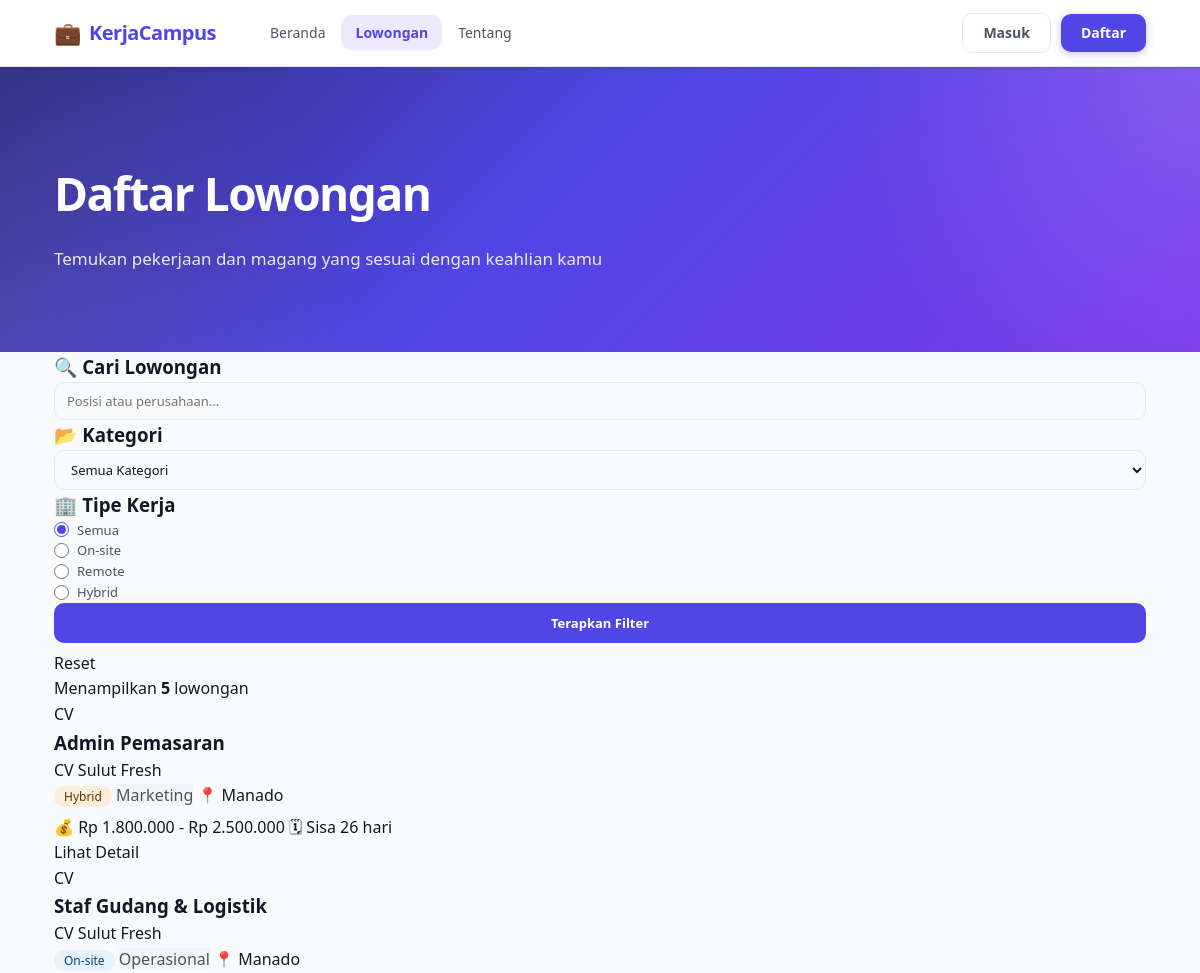
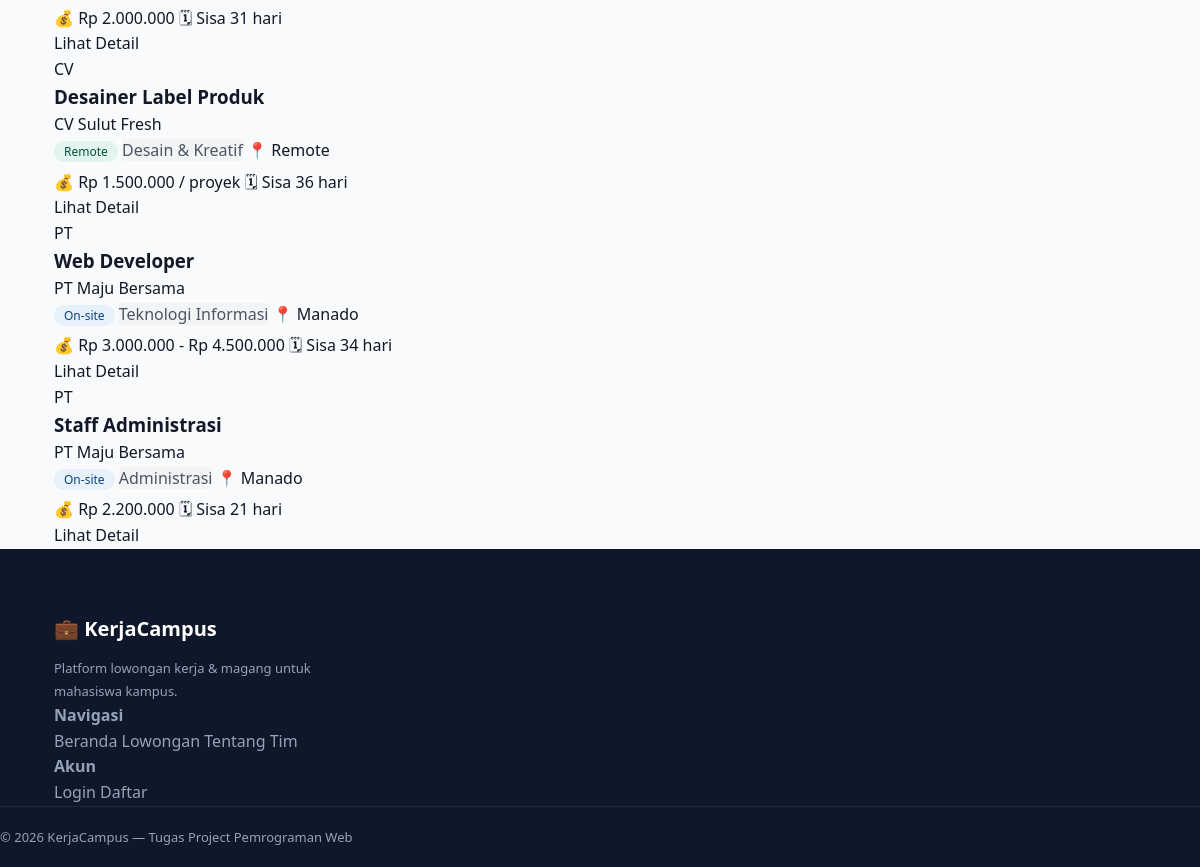
Page /lowongan.php on the committed database (2 pictures, top to bottom).
### tables this page shows
CREATE TABLE lowongan (
  id          INT AUTO_INCREMENT PRIMARY KEY,
  user_id     INT          NOT NULL,
  kategori_id INT          NOT NULL,
  judul       VARCHAR(150) NOT NULL,
  deskripsi   TEXT         NOT NULL,
  kualifikasi TEXT         DEFAULT NULL,
  lokasi      VARCHAR(100) DEFAULT NULL,
  tipe_kerja  ENUM('remote','onsite','hybrid') DEFAULT 'onsite',
  gaji        VARCHAR(100) DEFAULT 'Negosiasi',
  deadline    DATE         NOT NULL,
  status      ENUM('aktif','ditutup') DEFAULT 'aktif',
  created_at  TIMESTAMP    DEFAULT CURRENT_TIMESTAMP,
  FOREIGN KEY (user_id)     REFERENCES users(id)     ON DELETE CASCADE,
  FOREIGN KEY (kategori_id) REFERENCES kategori(id)  ON DELETE CASCADE
);

CREATE TABLE users (
  id         INT AUTO_INCREMENT PRIMARY KEY,
  nama       VARCHAR(100)  NOT NULL,
  email      VARCHAR(100)  NOT NULL UNIQUE,
  password   VARCHAR(255)  NOT NULL,
  role       ENUM('admin','mahasiswa','perusahaan') NOT NULL DEFAULT 'mahasiswa',
  no_hp      VARCHAR(20)   DEFAULT NULL,
  foto       VARCHAR(255)  DEFAULT 'default.png',
  alamat     TEXT          DEFAULT NULL,
  created_at TIMESTAMP     DEFAULT CURRENT_TIMESTAMP
);

CREATE TABLE kategori (
  id             INT AUTO_INCREMENT PRIMARY KEY,
  nama_kategori  VARCHAR(100) NOT NULL,
  deskripsi      TEXT         DEFAULT NULL,
  created_at     TIMESTAMP    DEFAULT CURRENT_TIMESTAMP
);

### lowongan.php (the view, shortened to what this page needs)
<?php
require_once 'config.php';
require_once 'functions.php';
$keyword   = trim($_GET['keyword']  ?? '');
$tipeKerja  = bersihkan($_GET['tipe']       ?? '');
$kondisi = ["l.status = 'aktif'", "l.deadline >= CURDATE()"];
$where = implode(' AND ', $kondisi);
$semuaLowongan = ambilSemua($conn,
    "SELECT l.*, u.nama AS nama_perusahaan, k.nama_kategori
     FROM lowongan l
     JOIN users u    ON l.user_id     = u.id
     JOIN kategori k ON l.kategori_id = k.id
     WHERE {$where}
     ORDER BY l.created_at DESC"
);
$jumlahHasil = count($semuaLowongan);
require_once 'includes/header.php';
?>
<div class="page-banner">
    <div class="container">
        <h1>Daftar Lowongan</h1>
        <p>Temukan pekerjaan dan magang yang sesuai dengan keahlian kamu</p>
    </div>
</div>
<div class="container layout-filter">
    <aside class="filter-sidebar">
        <form method="GET" action="lowongan.php" id="formFilter">
            <div class="filter-box">
                <h3 class="filter-judul">🔍 Cari Lowongan</h3>
                <input
                    type="text"
                    name="keyword"
                    class="filter-input"
                    placeholder="Posisi atau perusahaan..."
                    value="<?= bersihkan($keyword) ?>"
                >
            </div>
            <div class="filter-box">
                <h3 class="filter-judul">📂 Kategori</h3>
                <select name="kategori" class="filter-select">
                    <option value="0">Semua Kategori</option>
                </select>
            </div>
            <div class="filter-box">
                <h3 class="filter-judul">🏢 Tipe Kerja</h3>
                <label class="filter-radio">
                    <input type="radio" name="tipe" value=""
                           <?= $tipeKerja === '' ? 'checked' : '' ?>> Semua
                </label>
                <label class="filter-radio">
                    <input type="radio" name="tipe" value="onsite"
                           <?= $tipeKerja === 'onsite' ? 'checked' : '' ?>> On-site
                </label>
                <label class="filter-radio">
                    <input type="radio" name="tipe" value="remote"
                           <?= $tipeKerja === 'remote' ? 'checked' : '' ?>> Remote
                </label>
                <label class="filter-radio">
                    <input type="radio" name="tipe" value="hybrid"
                           <?= $tipeKerja === 'hybrid' ? 'checked' : '' ?>> Hybrid
                </label>
            </div>
            <button type="submit" class="btn-filter">Terapkan Filter</button>
            <a href="lowongan.php" class="btn-reset-filter">Reset</a>
        </form>
    </aside>
    <main class="lowongan-list">
        <div class="list-header">
            <p class="list-info">
                Menampilkan <strong><?= $jumlahHasil ?></strong> lowongan
            </p>
        </div>
        <?php if (empty($semuaLowongan)): ?>
            <div class="empty-state">
                <p>😕 Tidak ada lowongan yang sesuai filter.</p>
                <a href="lowongan.php">Lihat semua lowongan</a>
            </div>
        <?php else: ?>
            <?php foreach ($semuaLowongan as $low): ?>
            <div class="job-card-list">
                <div class="job-logo-list">
                    <?= strtoupper(substr($low['nama_perusahaan'], 0, 2)) ?>
                </div>
                <div class="job-detail">
                    <h3 class="job-judul-list">
                        <a href="detail_lowongan.php?id=<?= $low['id'] ?>">
                            <?= bersihkan($low['judul']) ?>
                        </a>
                    </h3>
                    <a href="profil_perusahaan.php?id=<?= $low['user_id'] ?>" class="job-perusahaan">
                        <?= bersihkan($low['nama_perusahaan']) ?>
                    </a>
                    <div class="job-meta-row">
                        <?= badgeTipeKerja($low['tipe_kerja']) ?>
                        <span class="tag-kategori"><?= bersihkan($low['nama_kategori']) ?></span>
                        <span class="job-lokasi">📍 <?= bersihkan($low['lokasi']) ?></span>
                    </div>
                    <div class="job-meta-row" style="margin-top:6px;">
                        <span class="job-gaji">💰 <?= bersihkan($low['gaji']) ?></span>
                        <span class="job-deadline">🗓 <?= sisaHari($low['deadline']) ?></span>
                    </div>
                </div>
                <div class="job-action-list">
                    <a href="detail_lowongan.php?id=<?= $low['id'] ?>" class="btn-detail">Lihat Detail</a>
                </div>
            </div>
            <?php endforeach; ?>
        <?php endif; ?>
    </main>
</div>
<?php require_once 'includes/footer.php'; ?>

### functions.php (shortened to what this page needs)
<?php
function bersihkan($data) {
    $data = trim($data);
    $data = stripslashes($data);
    $data = htmlspecialchars($data, ENT_QUOTES, 'UTF-8');
    return $data;
}
function query($conn, $sql) {
    $result = mysqli_query($conn, $sql);
    return $result;
}
function ambilSemua($conn, $sql) {
    $result = query($conn, $sql);
    $data = [];
    while ($row = mysqli_fetch_assoc($result)) {
        $data[] = $row;
    }
    return $data;
}
function sisaHari($deadline) {
    $sekarang   = new DateTime();
    $tglDeadline = new DateTime($deadline);
    $selisih    = $sekarang->diff($tglDeadline);
    if ($tglDeadline < $sekarang) {
        return '<span style="color:#A32D2D">Sudah tutup</span>';
    } elseif ($selisih->days == 0) {
        return '<span style="color:#854F0B">Hari ini terakhir</span>';
    } elseif ($selisih->days <= 3) {
        return '<span style="color:#854F0B">Sisa ' . $selisih->days . ' hari</span>';
    } else {
        return 'Sisa ' . $selisih->days . ' hari';
    }
}
function badgeTipeKerja($tipe) {
    $config = [
        'remote'  => ['bg'=>'#E1F5EE', 'txt'=>'#085041', 'label'=>'Remote'],
        'onsite'  => ['bg'=>'#E6F1FB', 'txt'=>'#0C447C', 'label'=>'On-site'],
        'hybrid'  => ['bg'=>'#FAEEDA', 'txt'=>'#633806', 'label'=>'Hybrid'],
    ];
    $c = $config[$tipe] ?? ['bg'=>'#F1EFE8','txt'=>'#5F5E5A','label'=>ucfirst($tipe)];
    return "<span style='background:{$c['bg']};color:{$c['txt']};
                padding:2px 10px;border-radius:20px;font-size:12px;
                font-weight:500;'>{$c['label']}</span>";
}

### assets/css/style.css (style rules this page uses)
:root { --primary: #4f46e5; --primary-dark: #4338ca; --primary-light: #ede9fe; --primary-hover: #6366f1; --accent: #f59e0b; --accent-dark: #d97706; --success: #10b981; --success-bg: #d1fae5; --danger: #ef4444; --danger-bg: #fee2e2; --warning-bg: #fef3c7; --info-bg: #dbeafe; --text-primary: #111827; --text-secondary: #4b5563; --text-muted: #9ca3af; --text-white: #ffffff; --bg-white: #ffffff; --bg-light: #f9fafb; --bg-section: #f3f4f6; --border: #e5e7eb; --border-focus: #a5b4fc; --radius-sm: 6px; --radius-md: 10px; --radius-lg: 14px; --radius-xl: 20px; --radius-full: 9999px; --shadow-sm: 0 1px 3px rgba(0, 0, 0, 0.06), 0 1px 2px rgba(0, 0, 0, 0.04); --shadow-md: 0 4px 16px rgba(0, 0, 0, 0.08), 0 2px 6px rgba(0, 0, 0, 0.04); --shadow-lg: 0 10px 40px rgba(0, 0, 0, 0.1), 0 4px 12px rgba(0, 0, 0, 0.05); --shadow-primary: 0 8px 24px rgba(79, 70, 229, 0.25); --transition: 0.2s ease; --font: "Segoe UI", system-ui, -apple-system, sans-serif; }
*, *::before, *::after { margin: 0; padding: 0; box-sizing: border-box; }
html { scroll-behavior: smooth; }
body { font-family: var(--font); background: var(--bg-light); color: var(--text-primary); line-height: 1.6; -webkit-font-smoothing: antialiased; }
a { text-decoration: none; color: inherit; }
button { font-family: var(--font); cursor: pointer; }
input, select, textarea { font-family: var(--font); }
.container { max-width: 1140px; margin: 0 auto; padding: 0 24px; }
.tag-kategori { background: var(--bg-section); color: var(--text-secondary); }
.filter-input, .filter-select { width: 100%; padding: 9px 12px; font-size: 13px; border: 1.5px solid var(--border); border-radius: var(--radius-md); color: var(--text-primary); background: var(--bg-light); outline: none; transition: border-color var(--transition); }
.filter-radio { display: flex; align-items: center; gap: 8px; font-size: 13px; color: var(--text-secondary); cursor: pointer; }
.filter-radio input { accent-color: var(--primary); width: 15px; height: 15px; }
.btn-filter { width: 100%; padding: 11px; background: var(--primary); color: #fff; border: none; border-radius: var(--radius-md); font-size: 13px; font-weight: 700; cursor: pointer; transition: all var(--transition); margin-bottom: 8px; }
.page-banner { position: relative; overflow: hidden; background: linear-gradient(135deg, #312e81 0%, #4f46e5 45%, #7c3aed 100%); padding: 90px 0 80px; color: #fff; }
.page-banner::before { content: ""; position: absolute; inset: 0; background: radial-gradient(circle at top right, rgba(255,255,255,0.14), transparent 30%), radial-gradient(circle at bottom left, rgba(255,255,255,0.08), transparent 30%); pointer-events: none; }
.page-banner .container { position: relative; z-index: 2; }
.page-banner h1 { font-size: 46px; font-weight: 800; letter-spacing: -1.5px; margin-bottom: 14px; }
.page-banner p { font-size: 17px; opacity: 0.88; max-width: 650px; }

### rows in the picture
lowongan: user.nama "CV", judul "Admin Pemasaran", user.nama "CV Sulut Fresh", tipe_kerja "Hybrid", kategori.nama_kategori "Marketing", lokasi "Manado", gaji "Rp 1.800.000 - Rp 2.500.000", deadline "Sisa 26 hari"
lowongan: user.nama "CV", judul "Staf Gudang & Logistik", user.nama "CV Sulut Fresh", tipe_kerja "On-site", kategori.nama_kategori "Operasional", lokasi "Manado", gaji "Rp 2.000.000", deadline "Sisa 31 hari"
lowongan: user.nama "CV", judul "Desainer Label Produk", user.nama "CV Sulut Fresh", tipe_kerja "Remote", kategori.nama_kategori "Desain & Kreatif", lokasi "Remote", gaji "Rp 1.500.000 / proyek", deadline "Sisa 36 hari"
lowongan: user.nama "PT", judul "Web Developer", user.nama "PT Maju Bersama", tipe_kerja "On-site", kategori.nama_kategori "Teknologi Informasi", lokasi "Manado", gaji "Rp 3.000.000 - Rp 4.500.000", deadline "Sisa 34 hari"
lowongan: user.nama "PT", judul "Staff Administrasi", user.nama "PT Maju Bersama", tipe_kerja "On-site", kategori.nama_kategori "Administrasi", lokasi "Manado", gaji "Rp 2.200.000", deadline "Sisa 21 hari"

### other values in the picture
APP_NAME "KerjaCampus"
$jumlahHasil "5"
